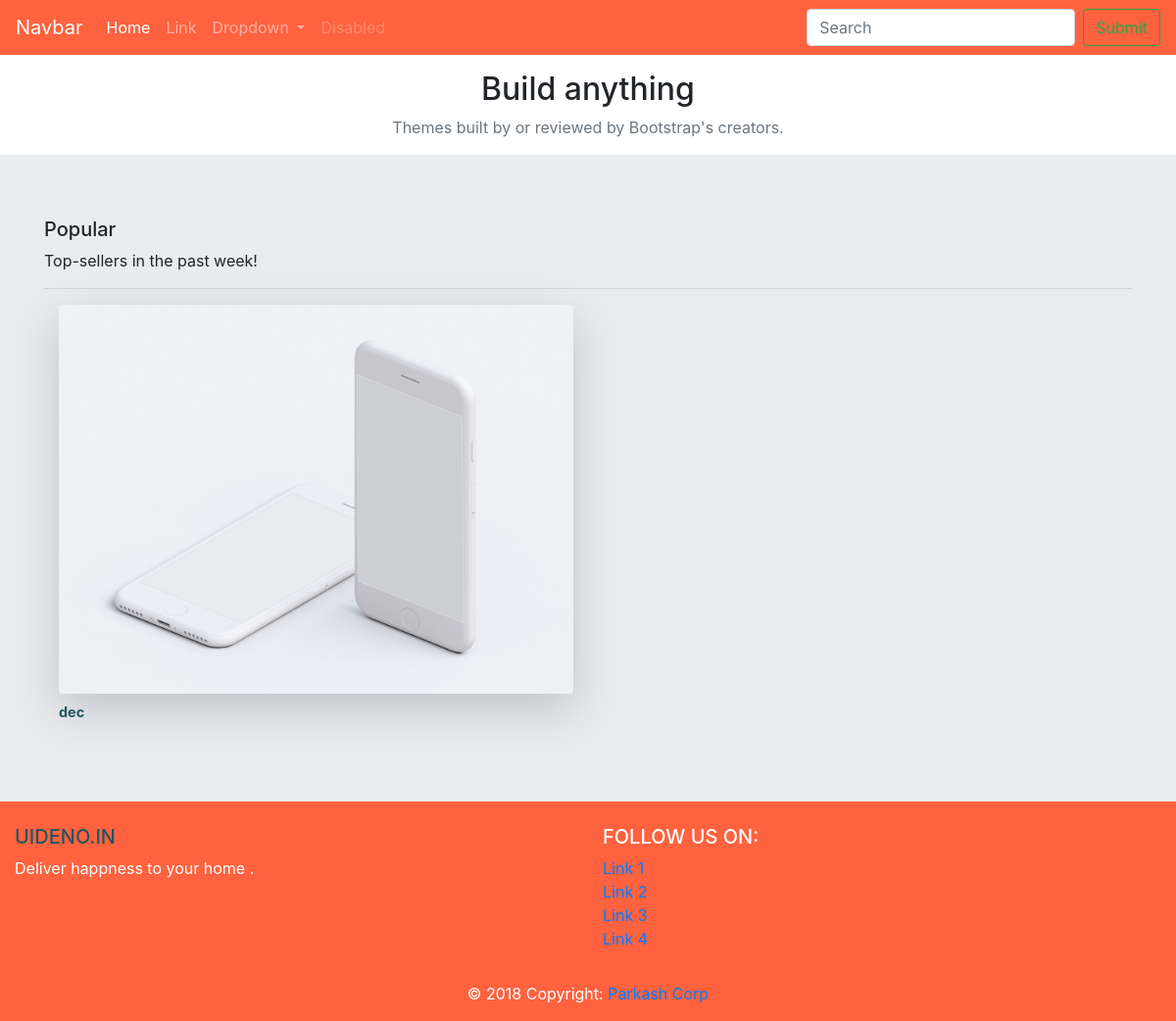
Screenshot of /p/website with the database file from the repository.
### maincat/models.py (models this page shows, shortened)
class Prod(models.Model):
    title   =models.CharField(max_length=100)
    catagory=models.ForeignKey(Catagory,on_delete=models.CASCADE)
    href    =models.CharField(max_length=100)
    img     =models.ImageField(upload_to='prod_img')
    publish =models.BooleanField(default=1)
    slug    =models.SlugField(max_length=100,blank=True,null=True)

### maincat/views.py (the view)
# urls.py: path('p/<catagory_slug>',product,name='product'),
def product(request,catagory_slug):
    products=Prod.objects.filter(publish=1)
    if catagory_slug:
        catagory =get_object_or_404(Catagory,slug=catagory_slug)
        products =products.filter(catagory=catagory)
    context={'prod':products}
    return render(request , 'detail.html' ,context)

### templates/detail.html
{% extends "base.html" %}
{% block body %}
<div class="text-center my-3">
	<h2 class="">Build anything</h2>
	<p class="text-muted text-center text-justify">Themes built by or reviewed by Bootstrap's creators.</p>
</div>
<div class="jumbotron jumbotron-fluid m-0">
<div class="container">
<div>
    <h5 class="theme-cards__title">Popular</h5>
    <p class="text-gray-soft">Top-sellers in the past week!</p>
</div>
<hr>
<div class="row m-0 ">
{% for i in prod %}
<figure class="figurep-2 col-6">
    <a href="{{ i.href }}"><img src="/media/{{ i.img }}" class="figure-img shadow-lg img-fluid rounded" alt="..."></a>
  <figcaption class="figure-caption text-bold jumcol"><b>{{ i.title }}</b></figcaption>
</figure>
{% endfor %}
</div>
</div>
</div>
{% endblock %}

### templates/base.html (style rules this page uses)
.jumcol { color: #225560; }

### rows the page displays
Prod: img (picture), title "dec"
